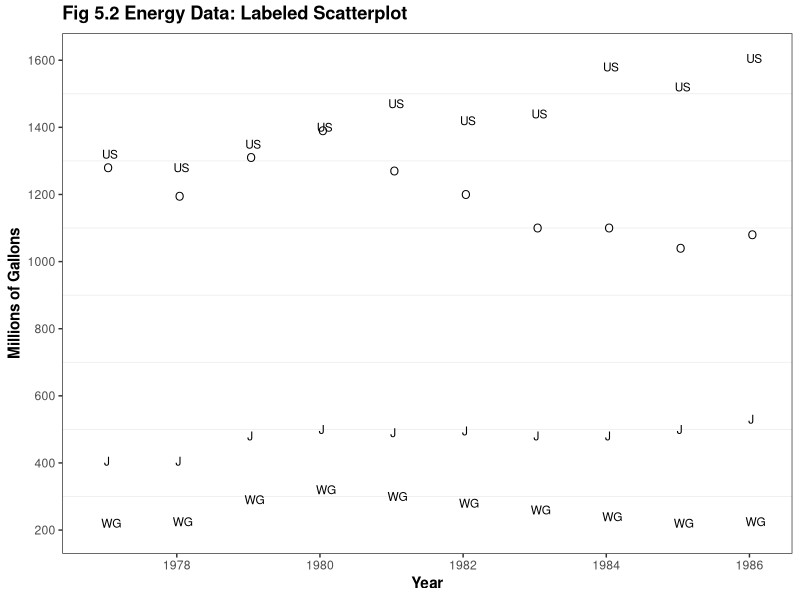
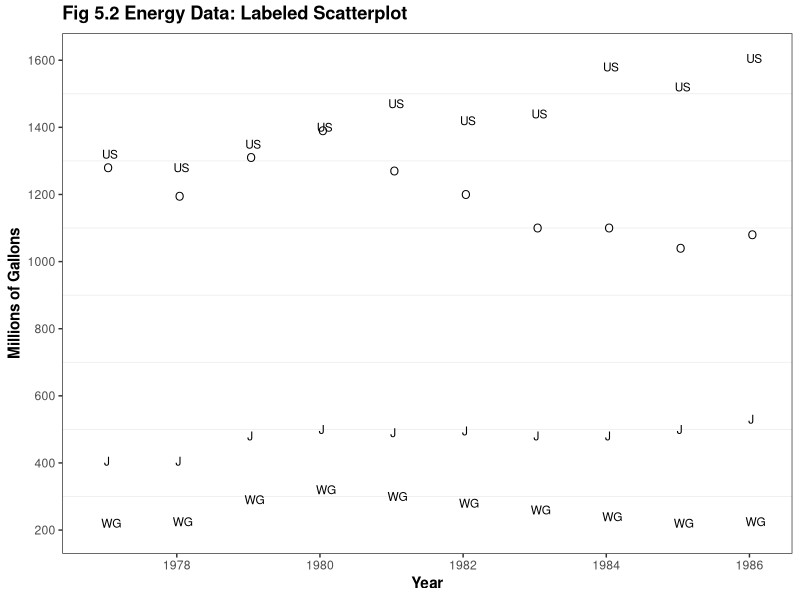

R code for these plots, in order:
library(ggplot2)
library(grid) # unit()
library(reshape2) # melt()
library(plyr) # revalue()

this_base <- "fig05-02_energy-data-labeled-scatterplot"

my_data <- data.frame(
  year = factor(1977:1986),
  us = c(1320, 1280, 1350, 1400, 1470, 1420, 1440, 1580, 1520, 1605),
  japan = c(405, 405, 480, 500, 490, 495, 480, 480, 500, 530),
  germany = c(220, 225, 290, 320, 300, 280, 260, 240, 220, 225),
  other = c(1280, 1195, 1310, 1390, 1270, 1200, 1100, 1100, 1040, 1080))

my_data_long <- melt(my_data, id.vars = "year",
                  measure.vars = c("us", "japan", "germany", "other"), 
                  variable.name = "country")
my_data_long$country_abbrev <-
  revalue(my_data_long$country, c("us" = "US", "japan" = "J",
                                  "germany" = "WG", "other" = "O"))

p <- ggplot(my_data_long, aes(x = year, y = value)) + 
  geom_text(aes(label = country_abbrev), hjust = 0.2, size = 3) +
  scale_x_discrete(breaks = seq(1978, 1986, 2)) +
  scale_y_continuous(breaks = seq(0, 1600, 200), limits = c(200, 1610)) +
  labs(x = "Year", y = "Millions of Gallons") +
  ggtitle("Fig 5.2 Energy Data: Labeled Scatterplot") + 
  theme_bw() +
  theme(panel.grid.major = element_blank(),
        plot.title = element_text(size = rel(1.2), face = "bold", vjust = 1.5),
        axis.title = element_text(face = "bold"),
        axis.text = element_text(),
        legend.position = "bottom",
        legend.direction = "vertical",
        legend.key.width = unit(2, "lines"),
        legend.key.height = unit(0.5, "lines"),
        legend.title = element_blank()) 

p

ggsave(paste0(this_base, ".png"), 
       p, width = 6, height = 5)

## note: my_data is estimated 
